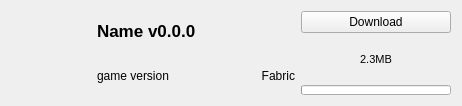
<?xml version="1.0" encoding="UTF-8"?>
<ui version="4.0">
 <class>ReplayModItemWidget</class>
 <widget class="QWidget" name="ReplayModItemWidget">
  <property name="geometry">
   <rect>
    <x>0</x>
    <y>0</y>
    <width>462</width>
    <height>106</height>
   </rect>
  </property>
  <property name="windowTitle">
   <string>Form</string>
  </property>
  <layout class="QGridLayout" name="gridLayout">
   <item row="0" column="0" rowspan="2">
    <widget class="QLabel" name="modIcon">
     <property name="sizePolicy">
      <sizepolicy hsizetype="Fixed" vsizetype="Fixed">
       <horstretch>0</horstretch>
       <verstretch>0</verstretch>
      </sizepolicy>
     </property>
     <property name="minimumSize">
      <size>
       <width>80</width>
       <height>80</height>
      </size>
     </property>
     <property name="maximumSize">
      <size>
       <width>80</width>
       <height>80</height>
      </size>
     </property>
     <property name="text">
      <string/>
     </property>
     <property name="wordWrap">
      <bool>false</bool>
     </property>
    </widget>
   </item>
   <item row="0" column="3" rowspan="2">
    <layout class="QVBoxLayout" name="verticalLayout">
     <item>
      <widget class="QPushButton" name="downloadButton">
       <property name="sizePolicy">
        <sizepolicy hsizetype="Fixed" vsizetype="Fixed">
         <horstretch>0</horstretch>
         <verstretch>0</verstretch>
        </sizepolicy>
       </property>
       <property name="minimumSize">
        <size>
         <width>150</width>
         <height>0</height>
        </size>
       </property>
       <property name="maximumSize">
        <size>
         <width>150</width>
         <height>16777215</height>
        </size>
       </property>
       <property name="text">
        <string>Download</string>
       </property>
       <property name="icon">
        <iconset theme="download">
         <normaloff>../curseforge</normaloff>../curseforge</iconset>
       </property>
      </widget>
     </item>
     <item>
      <widget class="QLabel" name="downloadSpeedText">
       <property name="sizePolicy">
        <sizepolicy hsizetype="Fixed" vsizetype="Preferred">
         <horstretch>0</horstretch>
         <verstretch>0</verstretch>
        </sizepolicy>
       </property>
       <property name="minimumSize">
        <size>
         <width>150</width>
         <height>0</height>
        </size>
       </property>
       <property name="font">
        <font>
         <pointsize>8</pointsize>
        </font>
       </property>
       <property name="toolTip">
        <string notr="true"/>
       </property>
       <property name="text">
        <string notr="true">2.3MB</string>
       </property>
       <property name="alignment">
        <set>Qt::AlignCenter</set>
       </property>
      </widget>
     </item>
     <item>
      <widget class="QProgressBar" name="downloadProgress">
       <property name="sizePolicy">
        <sizepolicy hsizetype="Fixed" vsizetype="Minimum">
         <horstretch>0</horstretch>
         <verstretch>0</verstretch>
        </sizepolicy>
       </property>
       <property name="minimumSize">
        <size>
         <width>150</width>
         <height>0</height>
        </size>
       </property>
       <property name="maximumSize">
        <size>
         <width>150</width>
         <height>10</height>
        </size>
       </property>
       <property name="value">
        <number>0</number>
       </property>
       <property name="textVisible">
        <bool>false</bool>
       </property>
      </widget>
     </item>
    </layout>
   </item>
   <item row="1" column="1">
    <widget class="QLabel" name="gameVersion">
     <property name="sizePolicy">
      <sizepolicy hsizetype="Expanding" vsizetype="Preferred">
       <horstretch>0</horstretch>
       <verstretch>0</verstretch>
      </sizepolicy>
     </property>
     <property name="text">
      <string notr="true">game version</string>
     </property>
     <property name="wordWrap">
      <bool>true</bool>
     </property>
    </widget>
   </item>
   <item row="1" column="2">
    <widget class="QLabel" name="loaderType">
     <property name="text">
      <string notr="true">Fabric</string>
     </property>
     <property name="alignment">
      <set>Qt::AlignRight|Qt::AlignTrailing|Qt::AlignVCenter</set>
     </property>
    </widget>
   </item>
   <item row="0" column="1" colspan="2">
    <widget class="QLabel" name="displayNameText">
     <property name="sizePolicy">
      <sizepolicy hsizetype="Expanding" vsizetype="Preferred">
       <horstretch>0</horstretch>
       <verstretch>0</verstretch>
      </sizepolicy>
     </property>
     <property name="font">
      <font>
       <pointsize>13</pointsize>
       <weight>75</weight>
       <bold>true</bold>
      </font>
     </property>
     <property name="toolTip">
      <string notr="true"/>
     </property>
     <property name="text">
      <string notr="true">Name v0.0.0</string>
     </property>
    </widget>
   </item>
  </layout>
 </widget>
 <resources/>
 <connections/>
</ui>
